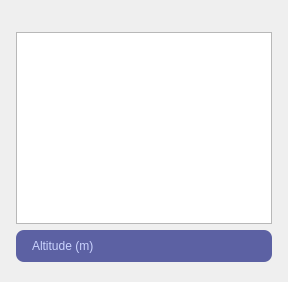
               <widget class="QWidget" name="tab_focus">
                <attribute name="title">
                 <string>Focus View</string>
                </attribute>
                <layout class="QVBoxLayout" name="verticalLayout_22">
                 <property name="leftMargin">
                  <number>8</number>
                 </property>
                 <property name="topMargin">
                  <number>24</number>
                 </property>
                 <property name="rightMargin">
                  <number>8</number>
                 </property>
                 <property name="bottomMargin">
                  <number>12</number>
                 </property>
                 <item>
                  <widget class="QFrame" name="tff">
                   <property name="frameShape">
                    <enum>QFrame::NoFrame</enum>
                   </property>
                   <property name="frameShadow">
                    <enum>QFrame::Raised</enum>
                   </property>
                   <layout class="QVBoxLayout" name="verticalLayout_23">
                    <property name="leftMargin">
                     <number>8</number>
                    </property>
                    <property name="topMargin">
                     <number>8</number>
                    </property>
                    <property name="rightMargin">
                     <number>8</number>
                    </property>
                    <property name="bottomMargin">
                     <number>8</number>
                    </property>
                    <item>
                     <widget class="QFrame" name="s01b_gfocus">
                      <property name="frameShape">
                       <enum>QFrame::NoFrame</enum>
                      </property>
                      <property name="frameShadow">
                       <enum>QFrame::Raised</enum>
                      </property>
                      <layout class="QVBoxLayout" name="verticalLayout_21">
                       <property name="leftMargin">
                        <number>0</number>
                       </property>
                       <property name="topMargin">
                        <number>0</number>
                       </property>
                       <property name="rightMargin">
                        <number>0</number>
                       </property>
                       <property name="bottomMargin">
                        <number>0</number>
                       </property>
                       <item>
                        <widget class="QChartView" name="chart_focus">
                         <property name="styleSheet">
                          <string notr="true"/>
                         </property>
                        </widget>
                       </item>
                      </layout>
                     </widget>
                    </item>
                    <item>
                     <widget class="QComboBox" name="dev_focus">
                      <property name="minimumSize">
                       <size>
                        <width>0</width>
                        <height>32</height>
                       </size>
                      </property>
                      <property name="maximumSize">
                       <size>
                        <width>16777215</width>
                        <height>32</height>
                       </size>
                      </property>
                      <property name="styleSheet">
                       <string notr="true">QComboBox {
	background-color: rgb(92, 97, 163);
	border-radius: 8px;
	color: rgb(203, 212, 255);
	padding: 1px 0px 1px 16px;
}

QComboBox::drop-down {
	border: 0px;
}

QAbstractItemView {
	background-color: rgb(46, 49, 82);
}</string>
                      </property>
                      <item>
                       <property name="text">
                        <string>Altitude (m)</string>
                       </property>
                      </item>
                      <item>
                       <property name="text">
                        <string>Temperature (°C)</string>
                       </property>
                      </item>
                      <item>
                       <property name="text">
                        <string>Barometric Pressure (hPa)</string>
                       </property>
                      </item>
                     </widget>
                    </item>
                   </layout>
                  </widget>
                 </item>
                </layout>
               </widget>
